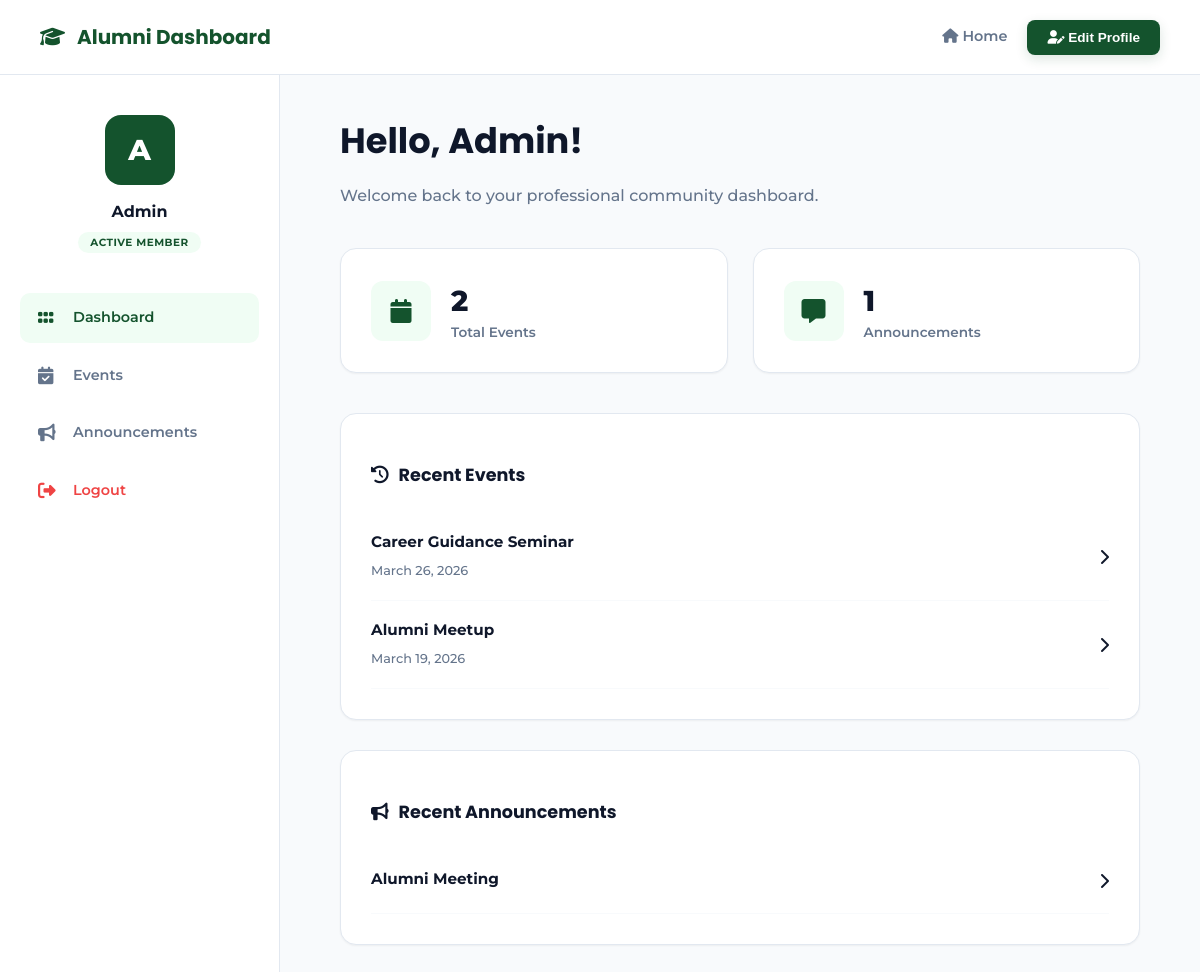
Before: /alumni_app/alumni-dashboard/ (signed in) with the older database file.
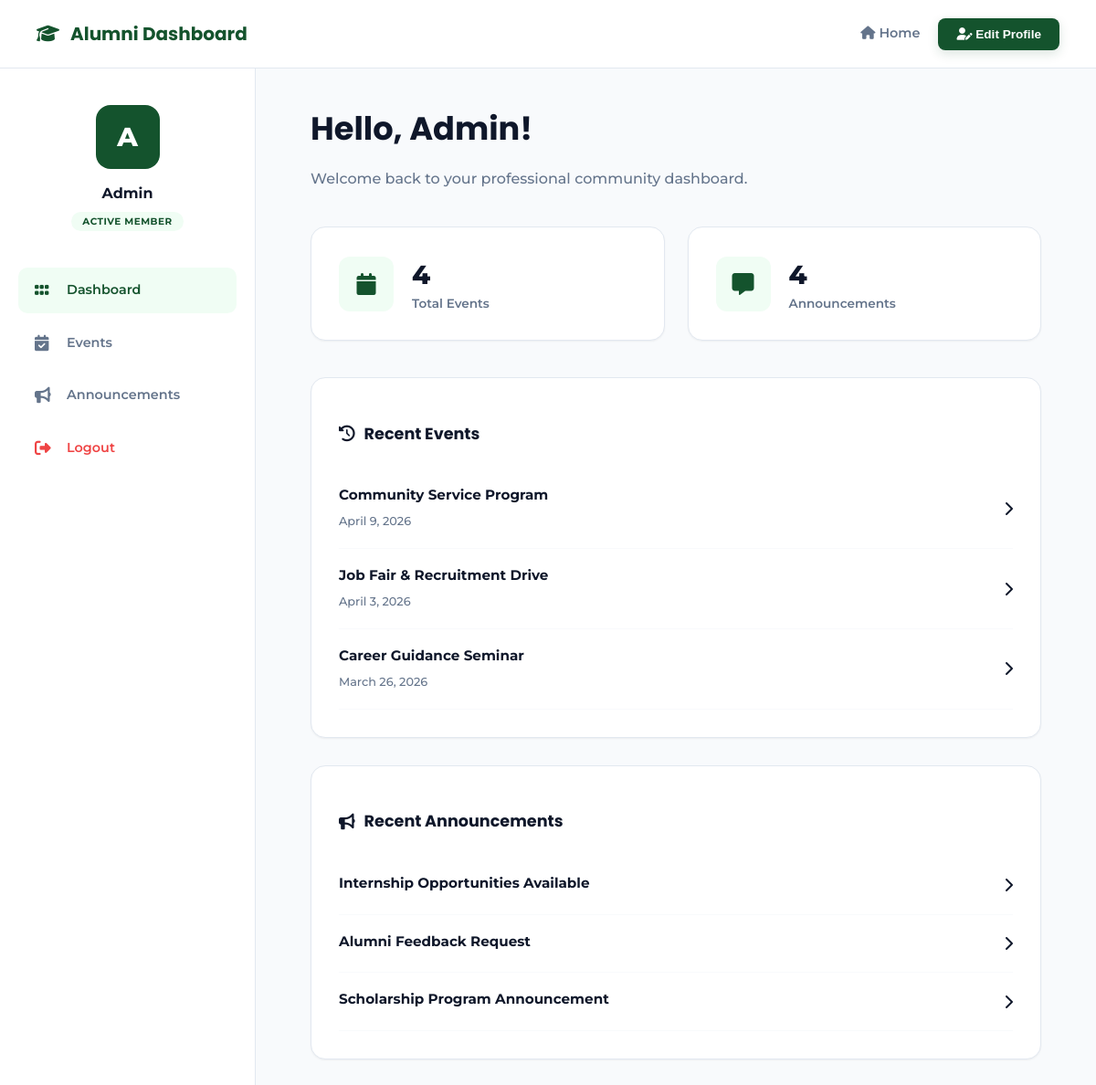
After: the same page with the newer database file.
### Alumni_app/models.py (models this page shows, shortened)
class Event(models.Model):
    title = models.CharField(max_length=200)
    description = models.TextField()
    date = models.DateField()
    image_url = models.URLField(blank=True, null=True)
    created_by = models.ForeignKey(User, on_delete=models.CASCADE, null=True, blank=True)
    is_approved = models.BooleanField(default=False)
    is_rejected = models.BooleanField(default=False)

class Announcement(models.Model):
    title = models.CharField(max_length=200)
    message = models.TextField()
    image_url = models.URLField(blank=True)
    posted_on = models.DateField(auto_now_add=True)

### Alumni_app/views.py (the view)
# urls.py: path('alumni-dashboard/', views.alumni_dashboard, name='alumni_dashboard'),
@login_required
def alumni_dashboard(request):
    profile, created = Profile.objects.get_or_create(user=request.user)
    context = {
        "profile": profile,
        "total_events": Event.objects.count(),
        "total_jobs": Job.objects.count(),
        "total_announcements": Announcement.objects.count(),
        "recent_events": Event.objects.order_by("-date")[:3],
        "recent_jobs": Job.objects.order_by("-posted_on")[:3],
        "recent_announcements": Announcement.objects.order_by("-posted_on")[:3],
    }
    return render(request, "alumni_dashboard.html", context)

### Alumni_app/templates/alumni_dashboard.html (shortened to what the changed rows need)
{% load static %}
<!doctype html>
<html lang="en">
<head>
    <link rel="stylesheet" href="{% static 'alumni_dashboard.css' %}" />
    <link rel="stylesheet" href="https://cdnjs.cloudflare.com/ajax/libs/font-awesome/6.5.0/css/all.min.css" />
</head>
<body>
    <div class="dashboard-container">
        <main class="main-content">
            <div class="welcome-section">
                <h1>Hello, {{ request.user.username }}!</h1>
            </div>
            <div class="stats">
                <div class="card stat-card">
                    <div class="stat-info">
                        <h2>{{ total_events|default:"0" }}</h2>
                        <p>Total Events</p>
                    </div>
                </div>
                <div class="card stat-card">
                    <div class="stat-info">
                        <h2>{{ total_announcements|default:"0" }}</h2>
                        <p>Announcements</p>
                    </div>
                </div>
            </div>
            <div class="content-grid">
                <section class="events-section card">
                    <div class="list-container">
                        {% for event in recent_events %}
                        <div class="list-item">
                            <div class="item-text">
                                <h4>{{ event.title }}</h4>
                                <span>{{ event.date }}</span>
                            </div>
                            <i class="fa-solid fa-chevron-right"></i>
                        </div>
                        {% empty %}
                        <p class="empty-msg">No upcoming events scheduled.</p>
                        {% endfor %}
                    </div>
                </section>
                <section class="announcements-section card">
                    <div class="list-container">
                        {% for announce in recent_announcements %}
                        <div class="list-item">
                            <div class="item-text">
                                <h4>{{ announce.title }}</h4>
                            </div>
                            <i class="fa-solid fa-chevron-right"></i>
                        </div>
                        {% empty %}
                        <p class="empty-msg">No announcements at this time.</p>
                        {% endfor %}
                    </div>
                </section>
            </div>
        </main>
    </div>
</body>
</html>

Changed rows visible on the page:
no longer on this page (row unchanged): Event: title "Alumni Meetup", date "March 19, 2026"
no longer on this page (row unchanged): Announcement: title "Alumni Meeting"
added Event: title "Community Service Program", date "April 9, 2026"
added Event: title "Job Fair & Recruitment Drive", date "April 3, 2026"
added Announcement: title "Internship Opportunities Available"
added Announcement: title "Alumni Feedback Request"
added Announcement: title "Scholarship Program Announcement"
Other visible differences:
{{ total_events|default:"0" }}: "2" → "4"
{{ total_announcements|default:"0" }}: "1" → "4"
